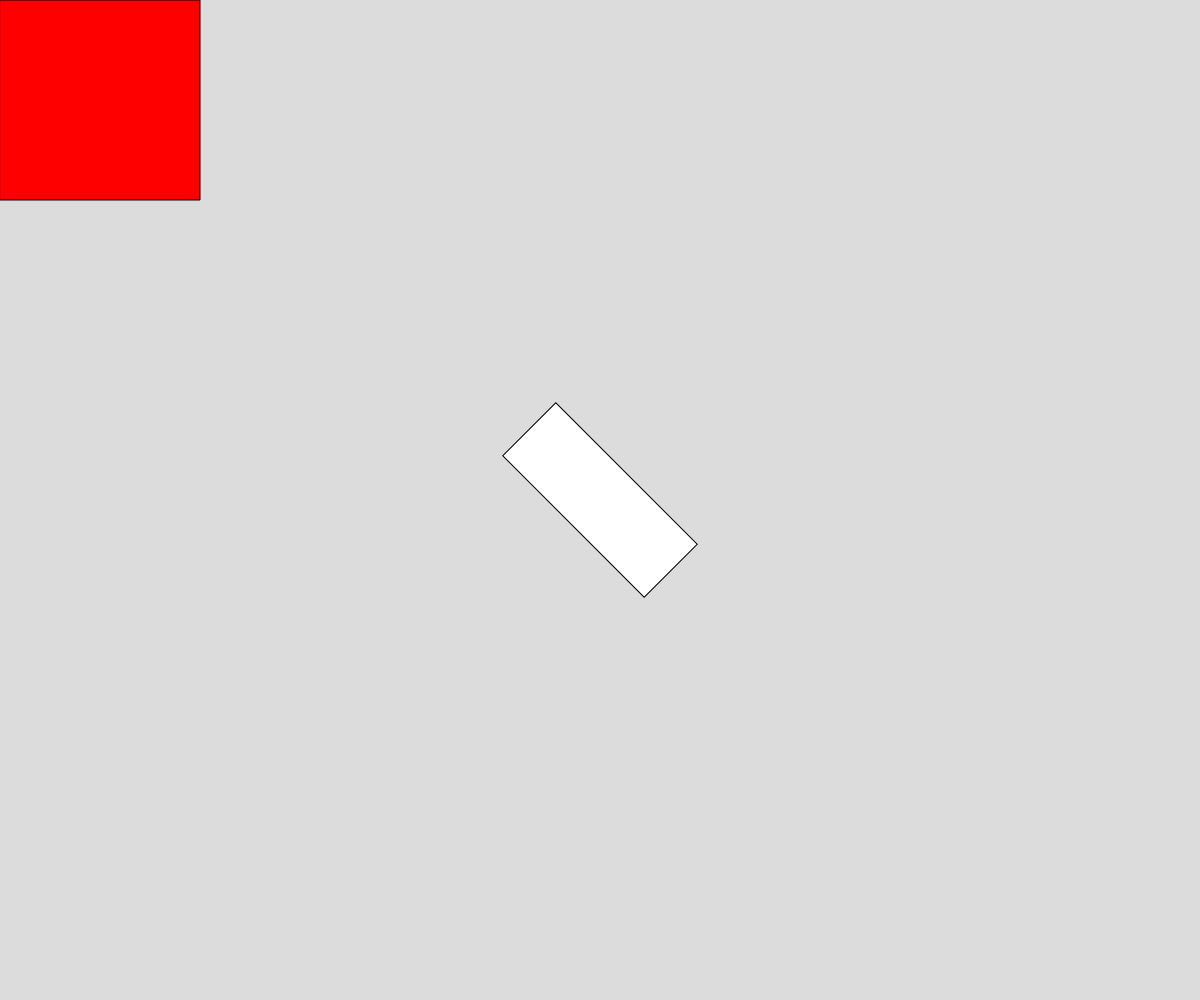
Frame 1 (no input)
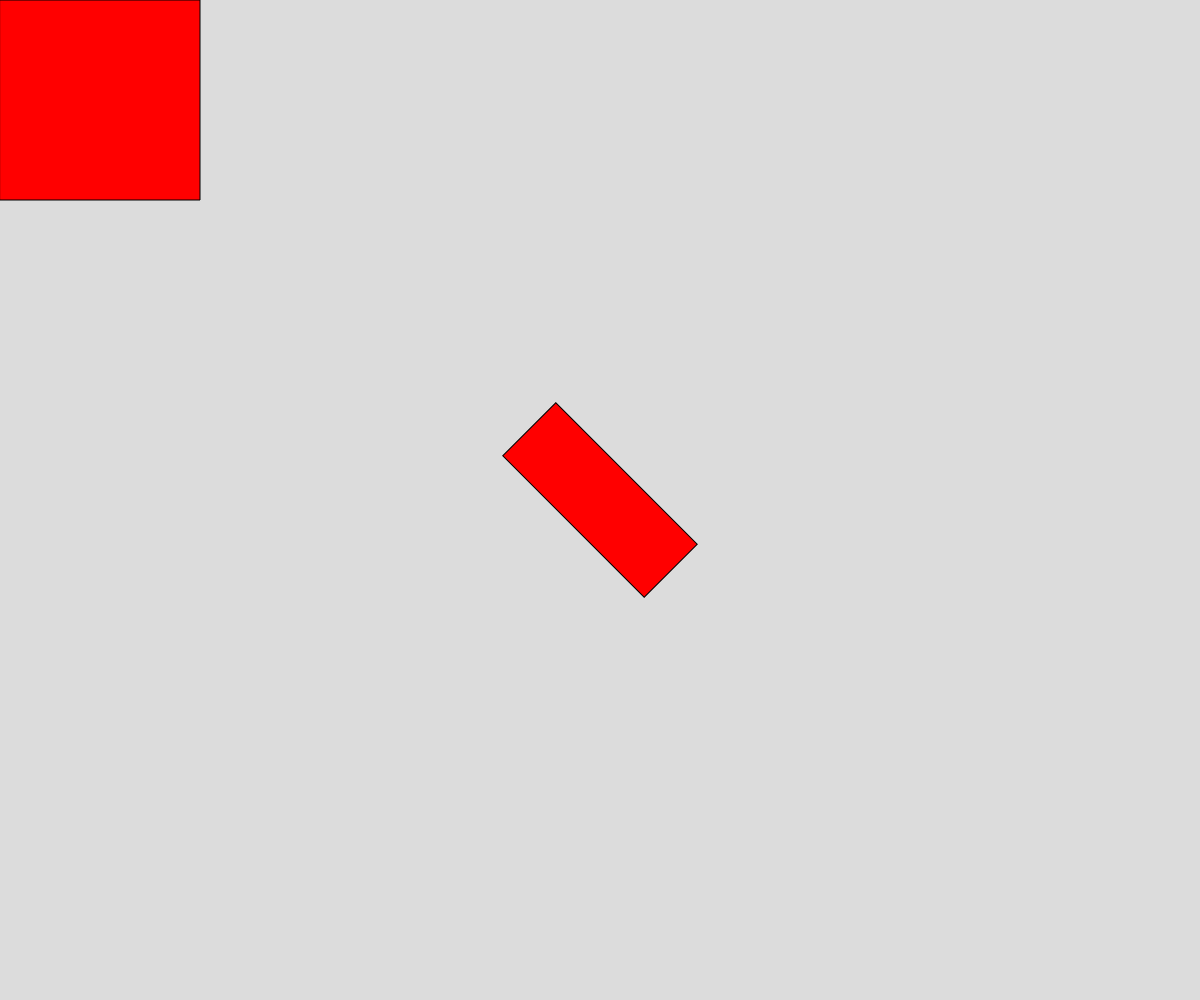
Frame 60 (no input)
Frame 120 (the mouse pressed at the canvas centre since frame 60): identical to frame 60, image omitted

The p5.js sketch that drew these frames (run headless with seeded random() and noise() and a simulated clock; from frame 60 on, the mouse is pressed at the canvas centre):

// p5.js sketch
// ── sketch.js
// translate/ rotate demo


function setup() {
  createCanvas(windowWidth, windowHeight);
  angleMode(DEGREES);
}

function draw() {
  background(220);
  rectMode(CENTER);
  push ();
  translate(width/2, height/2);
  rotate(45);
  rect(0, 0, 200, 75);
  pop();

  fill("red");
  rect(100, 100, 200, 200);
}
